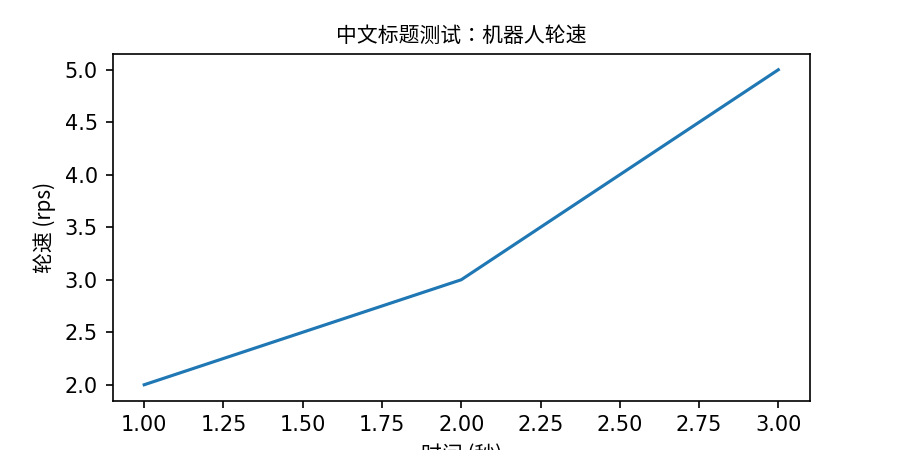

Reproduce this figure in Python.
import matplotlib
import matplotlib.pyplot as plt
from matplotlib.font_manager import FontProperties

# 1. 直接“硬编码”指定刚刚从终端查到的字体文件绝对路径
font_path = '/usr/share/fonts/opentype/noto/NotoSansCJK-Regular.ttc'

# 创建字体属性对象，强制使用这个文件
font_prop = FontProperties(fname=font_path)

# 2. 修复负号显示
matplotlib.rcParams["axes.unicode_minus"] = False

# 3. 画图
fig, ax = plt.subplots(figsize=(6, 3))

# 4. 核心关键：在设置标题和标签时，显式传入 fontproperties 参数
ax.set_title("中文标题测试：机器人轮速", fontproperties=font_prop)
ax.set_xlabel("时间 (秒)", fontproperties=font_prop)
ax.set_ylabel("轮速 (rps)", fontproperties=font_prop)

ax.plot([1, 2, 3], [2, 3, 5])

# 5. 保存图片
plt.savefig("font_test.png", dpi=150)
print("已保存 font_test.png")
